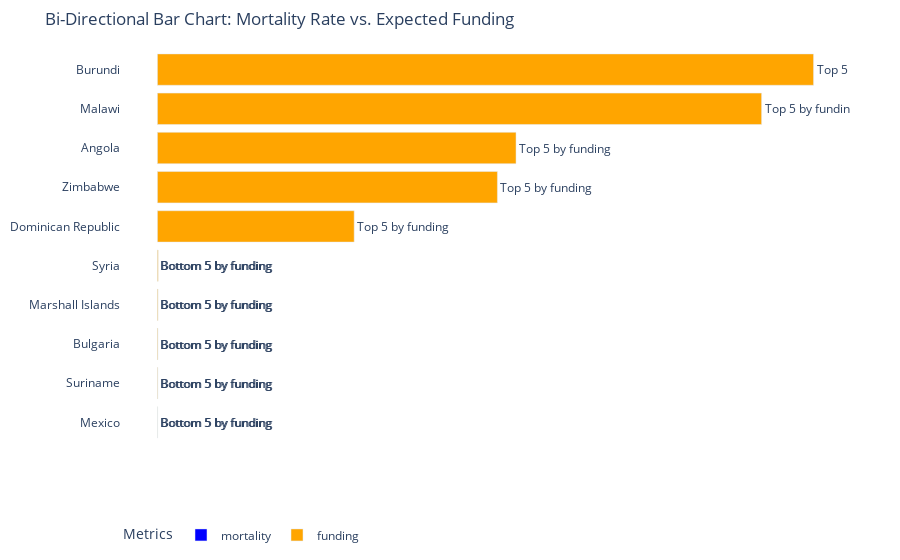

Notebook cell for this chart:
### Code cell
# Create the figure
fig = go.Figure()

# Add mortality rate (left side) as a negative bar for visualization
fig.add_trace(go.Bar(
    x=[-value for value in merged_data['est_mortality']],  # Negate the values
    y=merged_data['Entity'],
    name='mortality',
    orientation='h',
    marker=dict(color='blue'),
    text=merged_data['Category'],  # Display the original positive values in the tooltip
    textposition='outside',
    visible=True
))

# Add expected funding (right side) as a positive bar
fig.add_trace(go.Bar(
    x=merged_data['total_expected_funding'],
    y=merged_data['Entity'],
    name='funding',
    orientation='h',
    marker=dict(color='orange'),
    text=merged_data['Category'],
    textposition='outside',
    visible=True
))

# Update layout
fig.update_layout(
    title='Bi-Directional Bar Chart: Mortality Rate vs. Expected Funding',
    xaxis=dict(title=' ', showgrid=False,showticklabels=False,
      ),
    barmode='relative',  # Bars appear side-by-side
    plot_bgcolor='white',
    margin=dict(l=10, r=50, t=50, b=50),
    legend=dict(title='Metrics', orientation='h', y=-0.2)
)

# Show the chart
fig.show()

### Figure 1 — Plotly figure (JSON) as saved in the notebook; plotly's stock layout.template omitted (floating-point values rounded to 4 significant figures)
{"data": [{"marker": {"color": "blue"}, "name": "mortality", "orientation": "h", "text": ["Bottom 5 by funding", "Bottom 5 by funding", "Bottom 5 by funding", "Bottom 5 by funding", "Bottom 5 by funding", "Top 5 by funding", "Top 5 by funding", "Top 5 by funding", "Top 5 by funding", "Top 5 by funding"], "textposition": "outside", "type": "bar", "visible": true, "x": [-3.9, -4.1, -1.4, -109, -0.14, -4.1, -51, -62, -27, -19], "y": ["Mexico", "Suriname", "Bulgaria", "Marshall Islands", "Syria", "Dominican Republic", "Zimbabwe", "Angola", "Malawi", "Burundi"]}, {"marker": {"color": "orange"}, "name": "funding", "orientation": "h", "text": ["Bottom 5 by funding", "Bottom 5 by funding", "Bottom 5 by funding", "Bottom 5 by funding", "Bottom 5 by funding", "Top 5 by funding", "Top 5 by funding", "Top 5 by funding", "Top 5 by funding", "Top 5 by funding"], "textposition": "outside", "type": "bar", "visible": true, "x": [403041, 909348, 1273886, 1446926, 1744792, 475326529, 821368760, 866378709, 1459704260, 1585199426], "y": ["Mexico", "Suriname", "Bulgaria", "Marshall Islands", "Syria", "Dominican Republic", "Zimbabwe", "Angola", "Malawi", "Burundi"]}], "layout": {"barmode": "relative", "legend": {"orientation": "h", "title": {"text": "Metrics"}, "y": -0.2}, "margin": {"b": 50, "l": 10, "r": 50, "t": 50}, "plot_bgcolor": "white", "title": {"text": "Bi-Directional Bar Chart: Mortality Rate vs. Expected Funding"}, "xaxis": {"showgrid": false, "showticklabels": false, "title": {"text": " "}}}}
